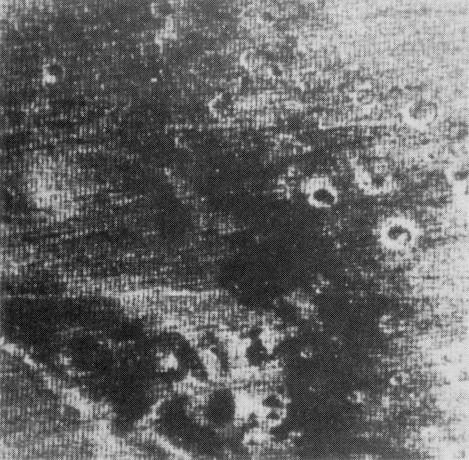
#> input picture 图像处理与可视化/Homework/数字图像处理 05/P2/DIP Fig 05.20(a)(NASA_Mariner6_Mars).tif, 469 x 460 px; its folder holds 8 pictures in this run
$ python 'HW05 Problem2-failed-attempt.py'
#> lines starting #> are read from the running program, lines starting #| are printed output that depends on the picture; after the words box and inside, x2 and y2 are one past the last pixel; in counts of white or black regions, pixels touching at a corner belong together
#> further down, img is the input picture: PIL image 469x460 L; min 3, max 231, mean 102.4
import numpy as np
from PIL import Image
import matplotlib.pyplot as plt
import itertools

# [41 lines left out: function frequency_domain_center_detection, not called in this run]

def frequency_domain_notch(image, centers, cutoffs, image_name, filter_types=[0], window_size=(5,5)):
    # Assert that filter_type is a list of integers, each greater than -2
#> called with image_name = 'DIP Fig 05.20(a)(NASA_Mariner6_Mars)', window_size = (7, 7)
    assert all(isinstance(filter_type, int) and filter_type >= -2 for filter_type in filter_types), \
        "All elements of filter_type must be integers greater than or equal to -2"

    # Plotting setup
    fig, axs = plt.subplots(2, 4, figsize=(20, 16))
    axs[0, 0].imshow(image, cmap="gray")
    axs[0, 0].set_title("Original Image")

    # Step 1: Multiply padded image by (-1)^(x+y) to center the Fourier transform
    M, N = image.shape
#> M = 460; N = 469
    centered_image = image * np.fromfunction(lambda x, y: (-1)**(x + y), (M, N))
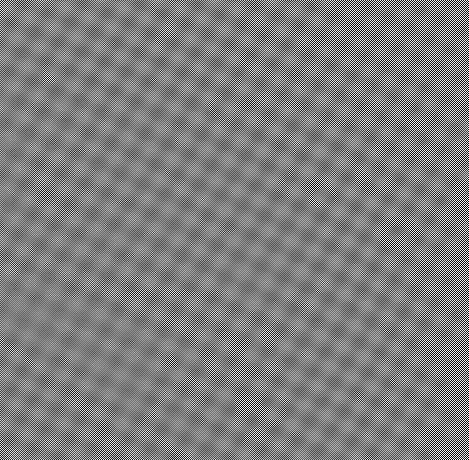
#> centered_image: shape (460, 469) float64; min -230, max 231, mean 0; drawn with min black and max white

    # Display centered image
    axs[0, 1].imshow(np.clip(centered_image, 0, 255).astype(np.uint8), cmap="gray")
    axs[0, 1].set_title(f"Centered Image - Center: ({N // 2},{M // 2})")

    # Step 2: Compute the 2D Fourier Transform of the centered image
    G_uv = np.fft.fft2(centered_image)

    # Display original spectrum
    axs[0, 2].imshow(np.log(1 + np.abs(G_uv)), cmap="gray")
    axs[0, 2].set_title("Original Spectrum")

    # Step 3: Create the notch filter with multiple notch centers
    u, v = np.meshgrid(np.arange(0, M), np.arange(0, N), indexing='ij')

    # Initialize the combined notch filter with ones (multiplicative identity for filters)
    H_uv = np.ones((M, N))

    # Loop over each "filter_type" to construct the filter
    for i, filter_type in enumerate(filter_types):
        for center, cutoff in zip(centers[i], cutoffs[i]):
            if filter_type == -2:  # Line filter (horizontal or vertical)
                if center[3] == 0:  # Horizontal line
                    y_val = center[0]  # Fixed y-value for the horizontal line
                    x_start, x_end = center[1], center[2]  # x-range for the horizontal line
                    mask_x_range = np.arange(x_start, x_end + 1)
                    mask_y_range = np.arange(np.clip(y_val - cutoff, 0, M), np.clip(y_val + cutoff, 0, M) + 1)
                    mask = list(itertools.product(mask_y_range, mask_x_range))
                    mask += [(M - i - 1, N - j - 1) for i, j in mask]

                    # Convert to numpy arrays for vectorized assignment
                    mask_y, mask_x = zip(*mask)
                    mask_y, mask_x = np.array(mask_y), np.array(mask_x)
                    H_uv[mask_y, mask_x] = 0

                else:  # Vertical line
                    x_val = center[0]  # Fixed x-value for the vertical line
                    y_start, y_end = center[1], center[2]  # y-range for the vertical line
                    mask_y_range = np.arange(y_start, y_end + 1)
                    mask_x_range = np.arange(np.clip(x_val - cutoff, 0, N), np.clip(x_val + cutoff, 0, N) + 1)
                    mask = list(itertools.product(mask_y_range, mask_x_range))
                    mask += [(M - i - 1, N - j - 1) for i, j in mask]

                    # Convert to numpy arrays for vectorized assignment
                    mask_y, mask_x = zip(*mask)
                    mask_y, mask_x = np.array(mask_y), np.array(mask_x)
                    H_uv[mask_y, mask_x] = 0

            else:
                # Calculate the distances from notch centers
                D1 = np.sqrt((u - center[1])**2 + (v - center[0])**2)
                D2 = np.sqrt((u - (M - center[1]))**2 + (v - (N - center[0]))**2)

                if filter_type == -1:  # Ideal filter
                    H_uv[D1 <= cutoff] = 0
                    H_uv[D2 <= cutoff] = 0

                elif filter_type == 0:  # Gaussian filter
                    H_k = (1 - np.exp(-D1**2 / (2 * cutoff**2))) * (1 - np.exp(-D2**2 / (2 * cutoff**2)))
                    H_uv *= H_k

                else:  # Butterworth filter (ft now acts as the parameter "n")
                    n = filter_type
                    H_k = (1 - 1 / (1 + (D1 / cutoff)**(2 * n))) * (1 - 1 / (1 + (D2 / cutoff)**(2 * n)))
                    H_uv *= H_k
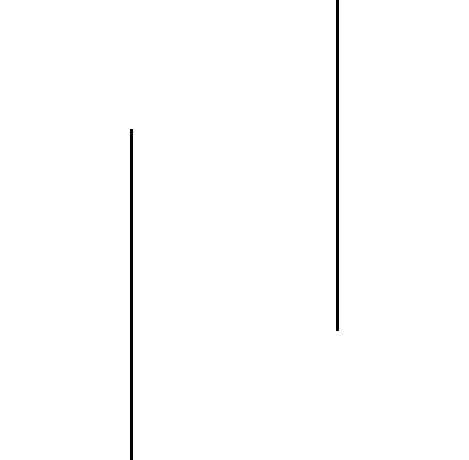
#> H_uv: shape (460, 469) float64; values 0 (black) and 1 (white), 99.1% white; 2 black regions, box (x1, y1, x2, y2) and area: (336, 0, 339, 331) 993, (130, 129, 133, 460) 993

    # Norch Band Resist filter to Norch Band Pass filter
    H_uv = np.ones_like(H_uv) - H_uv

    # Display combined notch filter
    axs[0, 3].imshow(H_uv, cmap="gray")
    axs[0, 3].set_title("Notch Filter")

    # Step 4: Apply the filter in the frequency domain to extract noise spectrum
    noise_uv = H_uv * G_uv

    # Display filtered spectrum
    axs[1, 0].imshow(np.log(1 + np.abs(noise_uv)), cmap="gray")
    axs[1, 0].set_title("Noise Spectrum")

    # Step 5: Compute the inverse Fourier Transform and remove centering shift
    noise = np.fft.ifft2(noise_uv)
    noise = np.real(noise) * np.fromfunction(lambda x, y: (-1)**(x + y), (M, N))
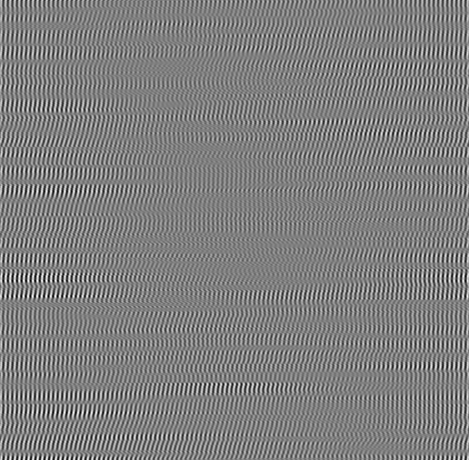
#> noise: shape (460, 469) float64; min -8.59, max 8.6, mean 0.00972; drawn with min black and max white

    # Display noise pattern
    axs[1, 1].imshow(np.clip(noise, 0, 255).astype(np.uint8), cmap="gray")
    axs[1, 1].set_title("Noise pattern")

    # Step 6: Compute the weight function
    w = compute_weight_function(image, noise, window_size=window_size)
    weighted_noise = w * noise

    # Display weighted noise pattern
    axs[1, 2].imshow(np.clip(weighted_noise, 0, 255).astype(np.uint8), cmap="gray")
    axs[1, 2].set_title("Weighted Noise pattern")

    # Step 7: The final image
    f = np.clip(image - weighted_noise, 0, 255).astype(np.uint8)

    # Display the final image
    axs[1, 3].imshow(f, cmap="gray")
    axs[1, 3].set_title("The final image")

    # Save the figure containing all the images
    save_path = f"frequency_domain_notch_{image_name}.png"
    plt.tight_layout()
    plt.savefig(save_path)
    plt.show()

    # Save the final filtered image
    final_image_path = f"final_filtered_image_notch_{image_name}.tif"
    Image.fromarray(f).save(final_image_path, format="TIFF")

    return f

def compute_weight_function(g, eta, window_size=(5, 5)):
    """
    Compute the weight function w(x, y) that minimizes the variance of the filtered image.

    The weight function is calculated by analyzing the correlation between the noisy image (g) and the noise pattern (eta)
    within a local neighborhood of each pixel.

    :param g: The degraded image g(x, y), which contains both the original image and noise.
    :param eta: The additive noise pattern eta(x, y), which has been obtained after filtering.
    :param window_size: The height and width of the local neighborhood (should be two odd integers).
    :return: The weight function w(x, y), which will be used to filter the image and minimize the noise.
    """
    # Compute local histograms for g and eta
    eta_histograms = compute_local_histograms(eta, window_size=window_size)
    g_histograms = compute_local_histograms(g, window_size=window_size)

    # Create an empty array for the weight function w
    w = np.ones_like(g).astype(np.float64)
    M, N = g.shape
    mn = window_size[0] * window_size[1]

    # Iterate over each pixel in the image
    for x in range(M):
        for y in range(N):
            # Extract the local histograms for g and eta at (x, y)
            g_local_hist = g_histograms[x, y]
            eta_local_hist = eta_histograms[x, y]

            # Get the non-zero frequencies (values)
            g_nonzero_indices = np.nonzero(g_local_hist)[0]
            eta_nonzero_indices = np.nonzero(eta_local_hist)[0]
            g_nonzero = g_local_hist[g_nonzero_indices]  # Frequencies for the corresponding gray levels
            eta_nonzero = eta_local_hist[eta_nonzero_indices]  # Frequencies for the corresponding noise levels

            # Calculate the weighted means
            bar_g = np.dot(g_nonzero_indices, g_nonzero) / mn
            bar_eta = np.dot(eta_nonzero_indices, eta_nonzero) / mn

            # Calculate the weighted means for eta^2
            bar_eta2 = np.dot(eta_nonzero_indices ** 2, eta_nonzero) / mn

            # Calculate the weighted covariance (g_eta)
            bar_g_eta = 0
            for g_val, eta_val in zip(g_nonzero_indices, eta_nonzero_indices):
                bar_g_eta += g_val * eta_val * g_local_hist[g_val] * eta_local_hist[eta_val]

            bar_g_eta /= mn

            # Compute the weight function w(x, y)
            denominator = bar_eta2 - bar_eta ** 2
            if abs(denominator) > 1e-6:  # Prevent division by zero
                w[x, y] = (bar_g_eta - bar_g * bar_eta) / denominator
            else:
                w[x, y] = 1  # If the denominator is zero, set w to zero (or use some other default value)

    return w

def compute_histogram(image, num_bins=256):
    """
    计算图像的灰度直方图。

    :param image: 灰度图像的 numpy 数组
    :param num_bins: 直方图的 bins 数量
    :return: 直方图和 bins 边缘
    """
    histogram, bin_edges = np.histogram(image.ravel(), bins=num_bins, range=[0, num_bins])
    return histogram, bin_edges

def update_histogram(old_hist, new_col=None, remove_col=None, num_bins=256):
    """
    使用增量更新直方图.
    :param old_hist: 当前的直方图.
    :param new_col: 要加入的新的列像素 (可以为 None).
    :param remove_col: 要移除的列像素 (可以为 None).
    :param num_bins: 直方图的 bins 数量.
    :return: 更新后的直方图.
    """
    if new_col is None:
        return old_hist - np.bincount(remove_col, minlength=num_bins)
    elif remove_col is None:
        return old_hist + np.bincount(new_col, minlength=num_bins)
    else:
        return old_hist - np.bincount(remove_col, minlength=num_bins) + np.bincount(new_col, minlength=num_bins)

def compute_local_histograms(image, window_size=(9, 9), num_bins=256):
    """
    计算图像的局部直方图.
    :param image: 输入的灰度图像.
    :param window_size: 邻域窗口的尺寸 (height, width).
    :param num_bins: 直方图的 bins 数量.
    :return: 所有局部直方图的列表.
    """
#> called with window_size = (7, 7), num_bins = 256
    h, w = image.shape
#> h = 460; w = 469
    win_h, win_w = window_size
    half_win_h = win_h  // 2  # 使用整数除法，得到窗口半径
    half_win_w = win_w  // 2

    # 初始化局部直方图列表
    local_histograms = np.zeros((h, w, num_bins), dtype=np.uint8)

    # 移动完整窗口
    for i in range(h):
        if i == 0:
            # 计算第一个完整窗口的直方图
            local_histograms[0, 0, :], _ = compute_histogram(image[0:half_win_h+1,0:half_win_w+1], num_bins=num_bins)
        else:
        # 更新直方图 (垂直移动)
            if i <= half_win_h: # 首
                new_row = image[i+half_win_h, 0:half_win_w+1]
                remove_row = None
            elif i >= h - half_win_h: # 尾
                new_row = None
                remove_row = image[i-half_win_h-1, 0:half_win_w+1]
            else: # 中间部分
                new_row = image[i+half_win_h, 0:half_win_w+1]
                remove_row = image[i-half_win_h-1, 0:half_win_w+1]
            # 更新直方图 (垂直移动)
            local_histograms[i, 0, :] = update_histogram(local_histograms[i-1, 0, :], new_row, remove_row, num_bins=num_bins)

        i_safe_lower = max(i-half_win_h,0)
        i_safe_upper = min(i+half_win_h+1,h)

        for j in range(1, w):
            # 更新直方图 (水平移动)
            if j <= half_win_w: # 首
                new_col = image[i_safe_lower:i_safe_upper, j+half_win_w]
                remove_col = None
            elif j >= w - half_win_w: # 尾
                new_col = None
                remove_col = image[i_safe_lower:i_safe_upper, j-half_win_w-1]
            else: # 中间部分
                new_col = image[i_safe_lower:i_safe_upper, j+half_win_w]
                remove_col = image[i_safe_lower:i_safe_upper, j-half_win_w-1]

            # 更新直方图 (水平移动)
            local_histograms[i, j, :] = update_histogram(local_histograms[i, j-1, :], new_col, remove_col, num_bins=num_bins)

    return local_histograms

# Define filter type mappings
filter_type_dict = {
    "line filter": -2,
    "ideal filter": -1,
    "Gaussian filter": 0,
    "Butterworth filter (n=1)": 1,
    "Butterworth filter (n=2)": 2,
    "Butterworth filter (n=3)": 3,
    "Butterworth filter (n=4)": 4,
    "Butterworth filter (n=5)": 5,
    # Add more Butterworth filter orders if needed
}

if __name__ == "__main__":
    # Initialize the option to select which image and filter settings to load
    option = 4

    if option == 1:
        # Load 'shepp_logan.png' and set parameters specific to this image
        image_path = 'shepp_logan.png'
        image_name = 'shepp_logan'
        min_distance = 75  # Minimum distance between detected centers

        # Define x-coordinates for line filters
        centers_x = [413, 497, 531, 581, 612, 698]

        # Define two sets of y-coordinates for line filters
        centers_y1 = [17, 101, 132, 186, 218, 298]
        centers_y2 = [416, 498, 533, 615, 700]

        # Concatenate y-coordinates for general use in 2D product combinations
        centers_y = centers_y1 + centers_y2

        # Define horizontal line filters in each y-set with x bounds
        centers_1 = list(itertools.product(centers_y1, [[centers_x[0], centers_x[-1], 0]]))
        centers_1.extend(itertools.product(centers_y2, [[centers_x[0], centers_x[-1], 0]]))

        # Define vertical line filters in each x-set with y bounds
        centers_1.extend(itertools.product(centers_x, [[centers_y1[0], centers_y1[-1], 1]]))
        centers_1.extend(itertools.product(centers_x, [[centers_y2[0], centers_y2[-1], 1]]))

        # Flatten tuple list for centers to format (y, x_start, x_end, orientation)
        centers_1 = [(x, *y) for x, y in centers_1]
        cutoffs_1 = [10] * len(centers_1)  # Set a 20-pixel cutoff for all centers_1 entries

        # Retrieve the filter type code for line filter from dictionary
        filter_type_1 = filter_type_dict.get("line filter", -2)

        # Define circular filter centers across the full x and y sets
        centers_2 = list(itertools.product(centers_x, centers_y))
        cutoffs_2 = [15] * len(centers_2)  # Set 30-pixel cutoff for all centers_2 entries

        # Retrieve the filter type code for ideal filter from dictionary
        filter_type_2 = filter_type_dict.get("ideal filter", -1)

        # Group centers, cutoffs, and filter types for use in frequency domain function
        centers = [centers_1, centers_2]
        cutoffs = [cutoffs_1, cutoffs_2]
        filter_types = [filter_type_1, filter_type_2]

        # Set window size
        window_size = (9, 9)

    elif option == 2:
        # Load 'DIP Fig 04.64(a)(car_75DPI_Moire).tif' and set filter settings
        image_path = 'DIP Fig 04.64(a)(car_75DPI_Moire).tif'
        image_name = 'DIP Fig 04.64(a)(car_75DPI_Moire)'
        min_distance = 25  # Set minimum distance between detected centers

        # Define specific coordinates and cutoff values for Butterworth filters
        centers = [[[111, 81],
                    [113, 161],
                    [111, 39],
                    [113, 202]]]
        cutoffs = [[9, 9, 9, 9]]  # Cutoffs correspond to each center in centers

        # Use dictionary to get the filter type code for Butterworth (defaulting to 0)
        filter_types = [filter_type_dict.get("Butterworth filter (n=4)", 4)]

        # Set window size
        window_size = (5, 5)

    elif option == 3:
        # Load 'DIP Fig 04.65(a)(cassini).tif' and set line filter settings
        image_path = 'DIP Fig 04.65(a)(cassini).tif'
        image_name = 'DIP Fig 04.65(a)(cassini)'
        min_distance = 25  # Set minimum distance for center detection

        # Define two vertical line filters with specific x and y ranges
        centers = [[[337, 0, 330, 1], [337, 344, 674, 1]]]
        cutoffs = [[1] * len(centers)]  # Set 10-pixel cutoff for each center

        # Retrieve the filter type code for line filter from dictionary
        filter_types = [filter_type_dict.get("line filter", -2)]

        # Set window size
        window_size = (7, 7)

    else:
        # Load 'DIP Fig 04.65(a)(cassini).tif' and set line filter settings
        image_path = 'DIP Fig 05.20(a)(NASA_Mariner6_Mars).tif'
        image_name = 'DIP Fig 05.20(a)(NASA_Mariner6_Mars)'
        min_distance = 25  # Set minimum distance for center detection

        # Define two vertical line filters with specific x and y ranges
        centers = [[[337, 0, 330, 1], [337, 344, 674, 1]]]
        cutoffs = [[1] * len(centers)]  # Set 10-pixel cutoff for each center

        # Retrieve the filter type code for line filter from dictionary
        filter_types = [filter_type_dict.get("line filter", -2)]

        # Set window size
        window_size = (7, 7)

    # Load and convert the image to grayscale format
    img = Image.open(image_path).convert('L')
    image_array = np.array(img)  # Convert image to a numpy array for processing

    # Run the center detection function in frequency domain with specified distance
    # frequency_domain_center_detection(image_array, image_name, min_distance)

    # Apply the frequency domain notch filtering with specified centers and cutoffs
#> (the run stopped early here; a loop or call above may not have finished)
